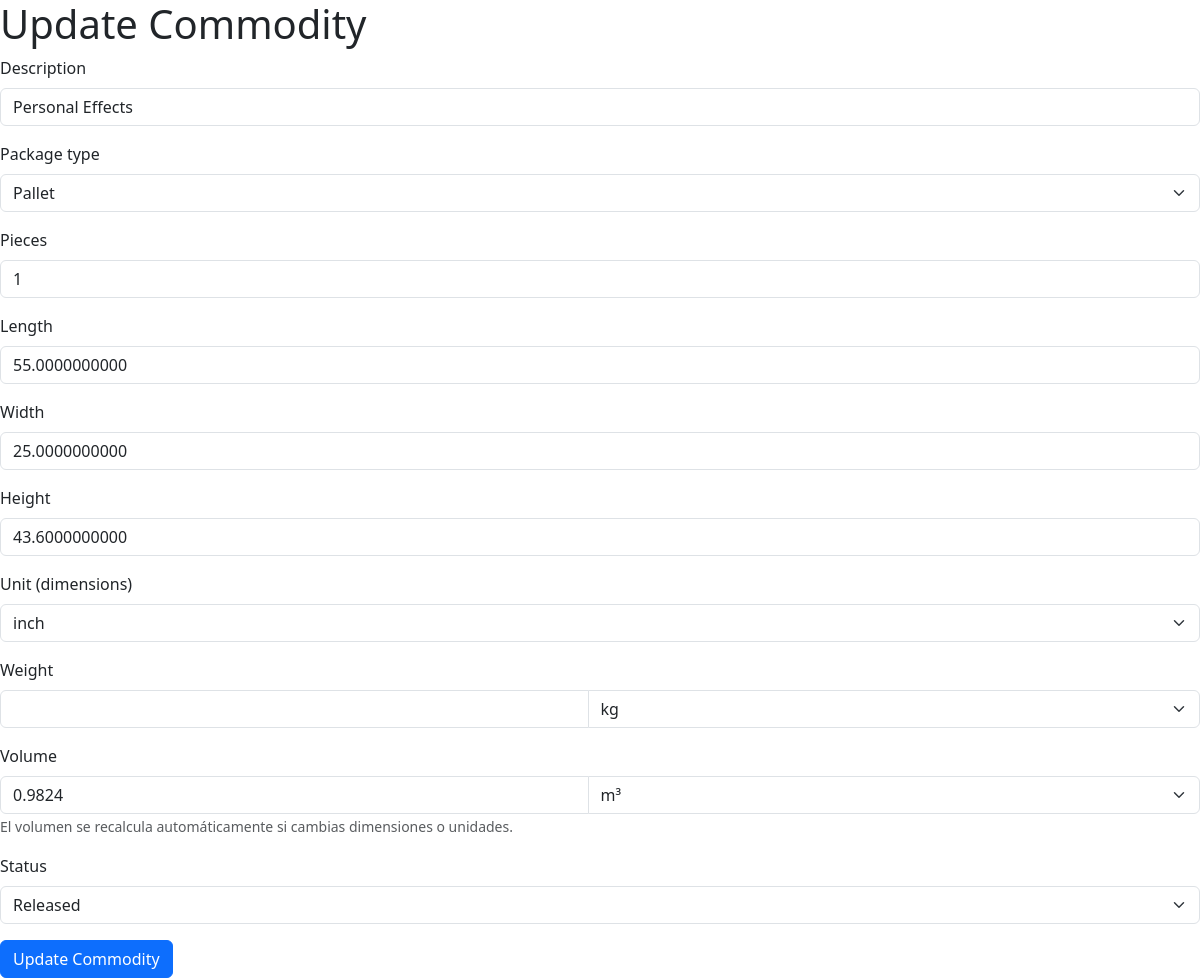
The page /commodities/edit/1 on the database its author committed.
### models/commodity_model.py (models this page shows, shortened)
class Commodity(db.Model):
    __tablename__ = "commodities"
    STATUS_ON_HAND   = 0
    STATUS_RELEASED  = 1
    id           = db.Column(db.Integer, primary_key=True)
    description  = db.Column(db.String(120), nullable=False)
    package_type = db.Column(db.String(120), nullable=False)
    pieces       = db.Column(db.Integer, nullable=False)
    length       = db.Column(db.Float(11, 2), nullable=False)
    width        = db.Column(db.Float(11, 2), nullable=False)
    height       = db.Column(db.Float(11, 2), nullable=False)
    unit         = db.Column(db.String(20), nullable=False)         # unidad de las dimensiones
    weight       = db.Column(db.Float(11, 2), nullable=False)       # siempre en kg
    weight_unit  = db.Column(db.String(5), nullable=False, default="kg")  # 'kg' o 'lb'
    volume       = db.Column(db.Float(11, 4), nullable=False)       # siempre en m³
    volume_unit  = db.Column(db.String(5), nullable=False, default="m3")  # 'm3','cm3','ft3','in3'
    status       = db.Column(db.Integer, nullable=False, default=STATUS_ON_HAND)
    whr_id = db.Column(db.Integer, db.ForeignKey('whrs.id'), nullable=True)
    whr    = db.relationship('WHR', back_populates='commodities')
    def get_volume_display(self):
        v = float(self.volume)
        if self.volume_unit == "cm3":
            return v * 1_000_000.0
        if self.volume_unit == "ft3":
            return v * 35.3147
        if self.volume_unit == "in3":
            return v * 61_023.7441
        return v  # m3
    @staticmethod
    def get_by_id(id):
        return Commodity.query.get(id)

### controllers/commodity_controller.py (the view, shortened to what this page needs)
@commodity_bp.route("/edit/<int:id>", methods=['GET', 'POST'])
def edit(id):
    commodity = Commodity.get_by_id(id)
    if not commodity:
        abort(404)
    return commodity_view.edit(commodity)

### run.py (called while the page is built)
@app.context_processor
def inject_active_path():
    def is_active(path):
        return 'active' if request.path == path else ''
    return dict(
        is_active=is_active,
        logged_in=('user_id' in session),
        current_user=session.get('username')
    )

### views/commodity_view.py (called while the page is built)
def edit(commodity):
    return render_template('commodities/edit.html',commodity=commodity)

### templates/commodities/edit.html (shortened to what this page needs)
{% extends 'base.html' %}
{% block content %}
<h1>Update Commodity</h1>
<form action="{{ url_for('commodity.edit', id=commodity.id) }}" method="POST">
    <div class="mb-3">
        <label class="form-label">Description</label>
        <input type="text" class="form-control" name="description"
               value="{{ commodity.description }}" required>
    </div>
    <div class="mb-3">
        <label class="form-label">Package type</label>
        <select name="package_type" class="form-select" required>
            <option value="pallet"{% if commodity.package_type == 'pallet' %}selected{% endif %}>Pallet</option>
        </select>
    </div>
    <div class="mb-3">
        <label class="form-label">Pieces</label>
        <input type="number" class="form-control" name="pieces"
               value="{{ commodity.pieces }}" required>
    </div>
    <div class="mb-3">
        <label class="form-label">Length</label>
        <input type="number" class="form-control" name="length" min="0" step="0.01"
               value="{{ commodity.length }}" required>
    </div>
    <div class="mb-3">
        <label class="form-label">Width</label>
        <input type="number" class="form-control" name="width" min="0" step="0.01"
               value="{{ commodity.width }}" required>
    </div>
    <div class="mb-3">
        <label class="form-label">Height</label>
        <input type="number" class="form-control" name="height" min="0" step="0.01"
               value="{{ commodity.height }}" required>
    </div>
    <div class="mb-3">
        <label class="form-label">Unit (dimensions)</label>
        <select name="unit" class="form-select" required>
            <option value="inch" {% if commodity.unit == 'inch' %}selected{% endif %}>inch</option>
        </select>
    </div>
    <div class="mb-3">
        <label class="form-label">Weight</label>
        <div class="input-group">
            <input type="number" class="form-control" name="weight" min="0" step="0.01"
                   value="{% if commodity.weight_unit == 'kg' %}
                              {{ commodity.weight | round(2) }}
                          {% else %}
                              {{ (commodity.weight / 0.453592) | round(2) }}
                          {% endif %}"
                   required>
            <select name="weight_unit" class="form-select">
                <option value="kg" {% if commodity.weight_unit == 'kg' %}selected{% endif %}>kg</option>
            </select>
        </div>
    </div>
    <div class="mb-3">
        <label class="form-label">Volume</label>
        <div class="input-group">
            <input type="number" class="form-control" name="volume" id="volume"
                   min="0" step="0.0001"
                   value="{{ commodity.get_volume_display() | round(4) }}"
                   readonly>
            <select name="volume_unit" id="volume_unit" class="form-select">
                <option value="m3"  {% if commodity.volume_unit == 'm3' %}selected{% endif %}>m³</option>
            </select>
        </div>
        <small class="text-muted">El volumen se recalcula automáticamente si cambias dimensiones o unidades.</small>
    </div>
    <div class="mb-3">
        <label class="form-label">Status</label>
        <select name="status" class="form-select" required>
            <option value="1" {% if commodity.status == 1 %}selected{% endif %}>Released</option>
        </select>
    </div>
    <button type="submit" class="btn btn-primary">Update Commodity</button>
</form>
{% endblock %}

### rows shown on the page
Commodity: description "Personal Effects", package_type "Pallet", pieces "1", length "55.0000000000", width "25.0000000000", height "43.6000000000", unit "inch", weight_unit "kg", volume "0.9824", volume_unit "m³", status "Released"
